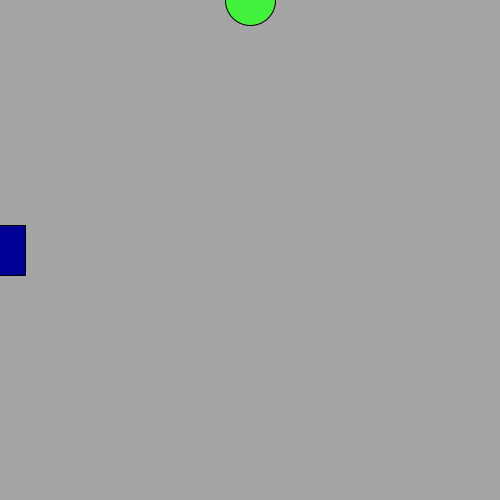
Frame 1 (no input)
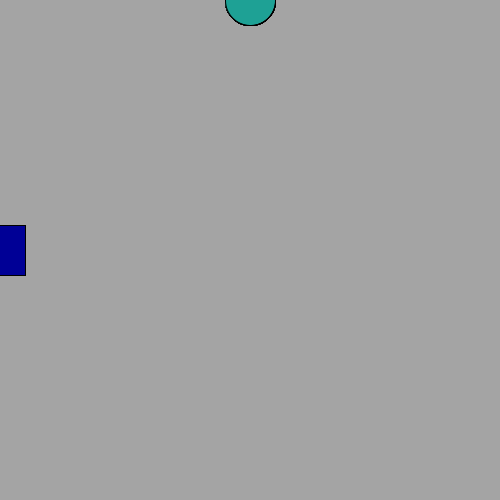
Frame 60 (the mouse pressed at the canvas centre just before this capture)
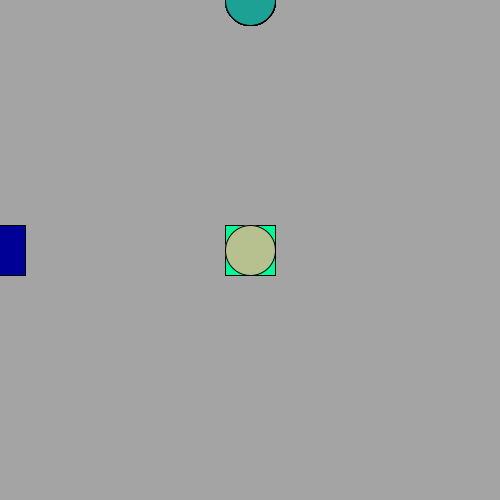
Frame 120 (the mouse held since frame 60 and released just before this capture)

The Processing sketch that drew these frames (run headless with seeded random() and noise(); from frame 60 on, the mouse is pressed at the canvas centre):

// Processing sketch: processing_93098
// ── processing_93098.pde

float diam = 20;

void setup(){
  //Generates a random shade of black background
 background(random(0,255));
 size(500, 500);
}

void draw(){
  //Creates a square that moves along X axis, colour is set to the position on X axis
  //Creates a circle that moves along Y axis, colour is set to random
  //background(255);
  fill(0, mouseX, 150);
  rectMode(CENTER);
  rect(mouseX, 250, 50, 50);
  fill(random(0,255),random(0,255),random(0,255));
  ellipse(250, mouseY, 50, 50);
}

void mousePressed(){
  //Creates a small random coloured circle anywhere on the screen
  fill(random(0,255),random(0,255),random(0,255));
  ellipse(random(0,width),random(0,height),diam,diam); 
}

void keyPressed(){
  //Creates a new background of random colour
  background(random(0,255),random(0,255),random(0,255));
}
